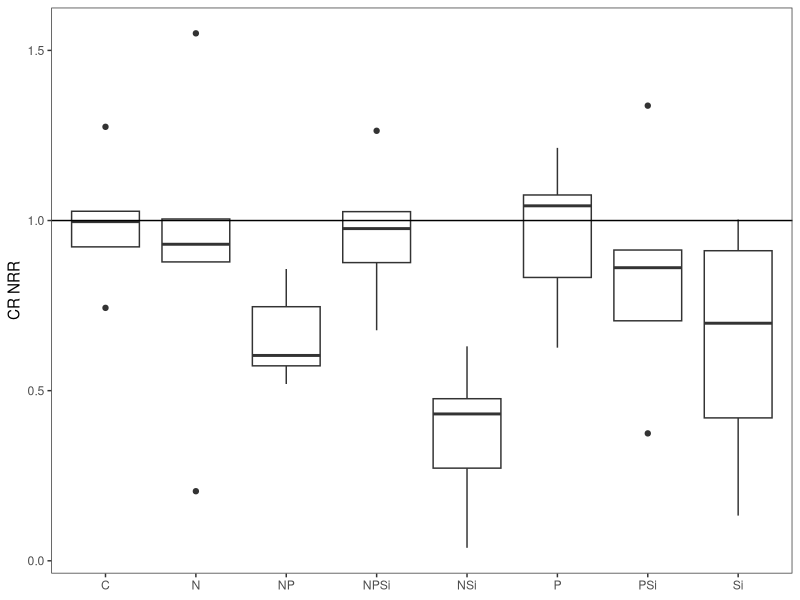
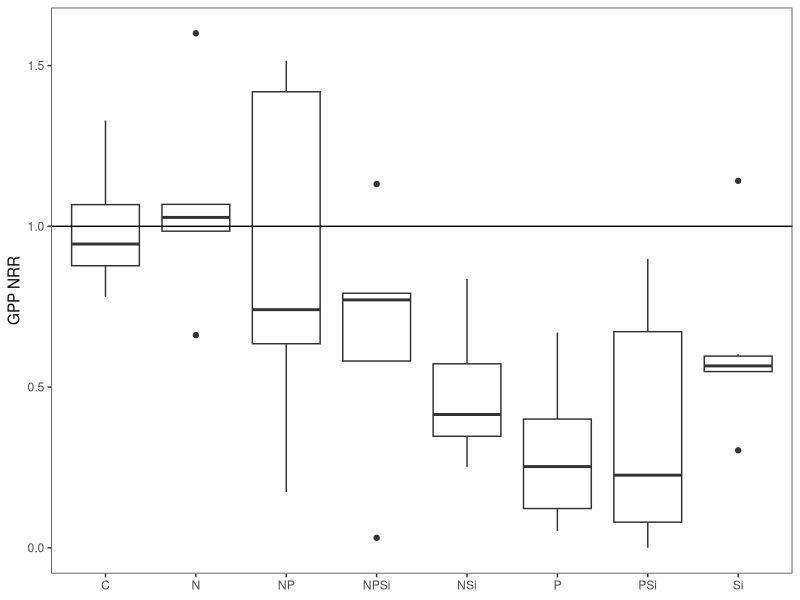
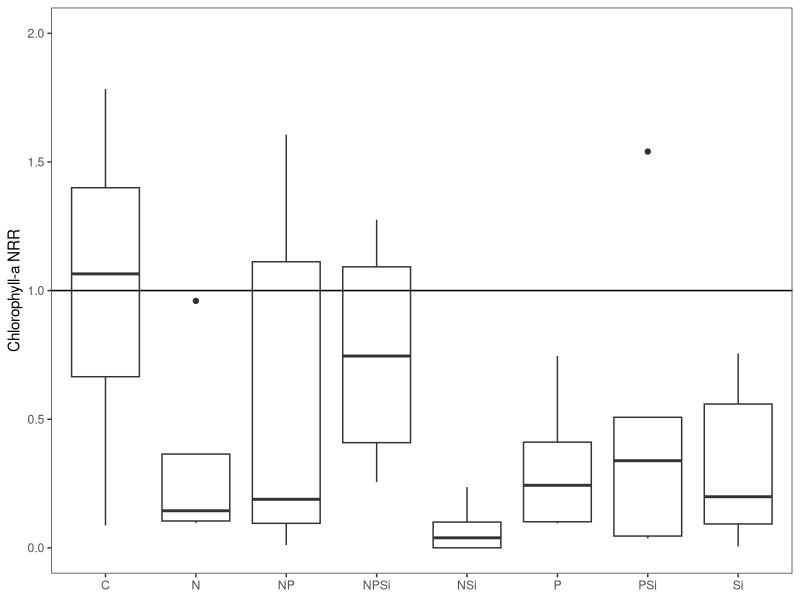
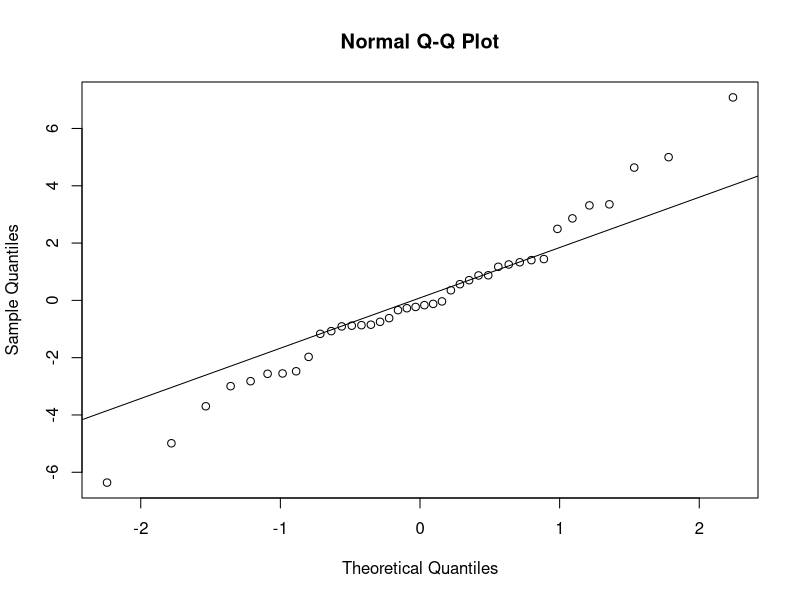
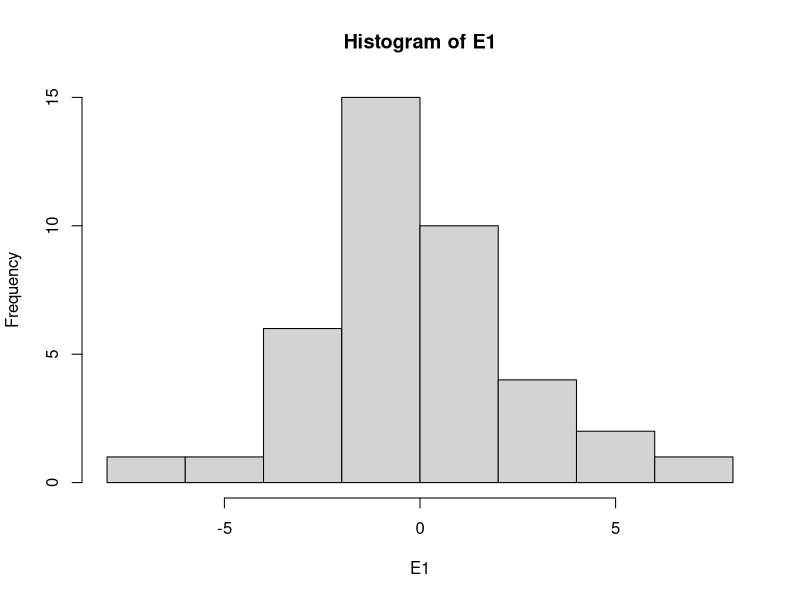
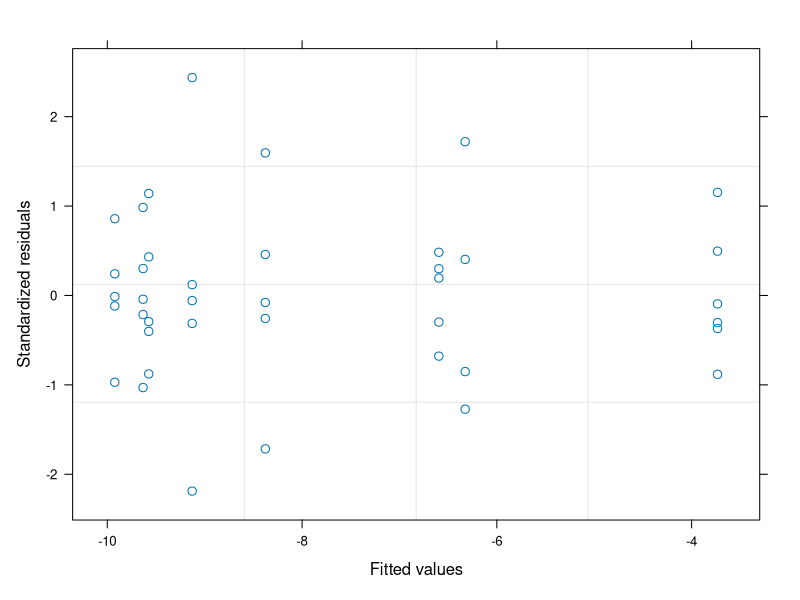

The R source for these figures, in order: (Note: this script raises an error after producing the figures.)
#Author:  Clay Arango
#Creation date: 10-Feb-19
#Script to analyze NDS data from Summer 2018 NDS work with S. Roley and A. Alexiades

#packages
install.packages("nlme")
install.packages("nortest")
install.packages("dplyr")
install.packages("multcomp")
install.packages("MASS")
install.packages("ggplot2")
library(nlme)
library(nortest)
library(plyr)
library(dplyr)
library(multcomp)
library(MASS)
library(ggplot2)
library(tidyr)

#Load data
reec_fall <- read.table(file="reec_fall.csv", header=T, sep=",")

#set variable
d = reec_fall

#evaluate data to make sure factors are correct
names(d)
unique(d$nutrient) #control, N, NP, NPSi, NSi, P, PSi, Si
unique(d$N) #should be 0 and 1
unique(d$P) #should be 0 and 1
unique(d$Si) #should be 0 and 1
unique(d$top) #should be "sponge" and "glass"
#if need to change, use recode function below. 
d$top<-recode(d$top, "cellulose" ="sponge")
str(d)

#convert N and P and Si values (0 or 1 for absence or presence) to factors
d$N<-as.factor(d$N)
d$P<-as.factor(d$P)
d$Si<-as.factor(d$Si)
str(d)

#subset data into gpp and cr response
d.cr = subset(d, top=="sponge", data=d)
d.gpp = subset(d, top=="glass", data=d)

#calculate nrr for cr
x<-ddply(d.cr, "nutrient", summarise, ave_cr = mean(cr.area, na.rm=T)) #changed to ddply b/c allows
#to specify by column name - I had a csv file with the relevant column in a different position.
x
d.cr$cr.nrr = d.cr$cr.area/-9.9922869 #divide by control ave_cr
d.cr$chla.nrr<-NA

#calculate nrr for gpp and chla
x<- ddply(d.gpp, "nutrient", summarise, ave_gpp = mean(gpp.area, na.rm=T), ave_chla = mean(chla, na.rm=T)) 
x
d.gpp$gpp.nrr = d.gpp$gpp.area/2.2686372 #divide by control ave_gpp
d.gpp$chla.nrr = d.gpp$chla/0.5705330 #divide by control ave_chla

#combine files and export
d.nrr<-rbind(d.cr, d.gpp)
d.nrr$site_date<-"reec_fall"
write.table(d.nrr, "reec_fall_nrr.csv", sep=",", quote=F, row.names =F)

###############
#plots of NRR
##############
ggplot(data=subset(d.cr, !(nutrient=="control")), aes(x=nutrient, y=cr.nrr))+geom_boxplot()+theme_bw()+
  ylab("CR NRR")+geom_abline(slope = 0, intercept = 1)+
  theme(axis.title.x=element_blank(), panel.grid.minor=element_blank(), panel.grid.major=element_blank())
#inhibition

ggplot(data=subset(d.gpp, !(nutrient=="control")), aes(x=nutrient, y=gpp.nrr))+geom_boxplot()+theme_bw()+
  ylab("GPP NRR")+geom_abline(slope = 0, intercept = 1)+
  theme(axis.title.x=element_blank(), panel.grid.minor=element_blank(), panel.grid.major=element_blank())
#inhibition

ggplot(data=subset(d.gpp, !(nutrient=="control")), aes(x=nutrient, y=chla.nrr))+geom_boxplot()+theme_bw()+
  ylab("Chlorophyll-a NRR")+geom_abline(slope = 0, intercept = 1)+scale_y_continuous(limits=c(0, 2))+
  theme(axis.title.x=element_blank(), panel.grid.minor=element_blank(), panel.grid.major=element_blank())
#inhibition

##########
#NRR Summary Files
#########

GPP_sum<-ddply(d.gpp, "nutrient", summarise, ave_nrr.gpp=mean(gpp.nrr, na.rm=T), sd_nrr.gpp=sd(gpp.nrr, na.rm=T), 
               se_nrr.gpp =(sd(gpp.nrr)/sqrt(sum(!is.na(gpp.nrr)))), 
               ci95_nrr.gpp = (1.96*(sd(gpp.nrr)/sqrt(sum(!is.na(gpp.nrr))))),
               ave_nrr.chla=mean(chla.nrr, na.rm=T), sd_nrr.chla=sd(chla.nrr, na.rm=T), 
               se_nrr.chla =(sd(chla.nrr)/sqrt(sum(!is.na(chla.nrr)))), 
               ci95_nrr.chla = (1.96*(sd(chla.nrr)/sqrt(sum(!is.na(chla.nrr))))))
CR_sum<-ddply(d.cr, "nutrient", summarise, ave_nrr.cr=mean(cr.nrr, na.rm=T), sd_nrr.cr=sd(cr.nrr, na.rm=T), 
              se_nrr.cr =(sd(cr.nrr)/sqrt(sum(!is.na(cr.nrr)))), 
              ci95_nrr.cr = (1.96*(sd(cr.nrr)/sqrt(sum(!is.na(cr.nrr))))))

#now combine into one and export
d.sum<-merge(GPP_sum, CR_sum, by="nutrient")
d.sum$site_date<-"reec_fall"
write.table(d.sum, "reec_fall_summ.csv",  sep=",", quote=F, row.names =F)


############################################################
#analyze RESPIRATION data
############################################################

M1<-gls(cr.area~N*P*Si, data=d.cr, na.action=na.omit)
E1<-residuals(M1)
qqnorm(E1)
qqline(E1)
ad.test(E1)
   #residuals are normally distributed
hist(E1)  
plot(M1)

plot(filter(d.cr, !is.na(cr.area)) %>% dplyr::select(nutrient), 
     E1, xlab="nutrient", ylab="Residuals")
bartlett.test(cr.area~nutrient, data=d.cr)
   #variance test is ok

anova(M1)
  #co-limited by P and Si

x <- group_by(d.cr, nutrient) %>%  # Grouping function causes subsequent functions to aggregate by season and reach
  summarize(cr.mean = abs(mean(cr.area, na.rm = TRUE)), # na.rm = TRUE to remove missing values
            cr.sd=abs(sd(cr.area, na.rm = TRUE)),  # na.rm = TRUE to remove missing values
            n = sum(!is.na(cr.area)), # of observations, excluding NAs. 
            cr.se=cr.sd/sqrt(n))

ggplot(data=x, aes(x=nutrient, y=cr.mean)) + 
  geom_bar(stat="identity", position=position_dodge(), color = "black") + 
  geom_errorbar(aes(ymin=cr.mean, ymax=cr.mean+cr.se), width=0.2, 
                position=position_dodge(0.9)) + 
  xlab("Nutrient") +
  ylab(expression(Respiration~(ug~O[2]~m^{-2}~h^{-1}))) +
  ylim(0,20) +
  labs(fill="Light") +
  theme_bw() +
  theme(panel.grid.major=element_blank(),
        panel.grid.minor=element_blank(),
        legend.title=element_text(size=6),
        legend.key=element_blank(), 
        legend.position=c(0.5,0.95), 
        legend.text=element_text(size=8), 
        legend.background=element_blank(), 
        legend.direction="horizontal", 
        legend.key.size=unit(0.3, "cm"), 
        axis.title.y=element_text(size=8), 
        axis.title.x=element_text(size=8), 
        axis.text.x=element_text(size=8))

#ggsave('output/figures/Ring_fall.tiff',
#       units="in",
#       width=3.25,
#       height=3.25,
#       dpi=1200,
#       compression="lzw")

############################################################
#analyze the PRODUCTION data
############################################################

M1<-gls(gpp.area~N*P*Si, data=d.gpp, na.action=na.omit) 
E1<-residuals(M1)
qqnorm(E1)
qqline(E1)
ad.test(E1)
   #residuals are not normal but close

hist(E1, xlab="residuals", main="")
plot(M1)

plot(filter(d.gpp, !is.na(gpp.area)) %>% dplyr::select(nutrient), 
     E1, xlab="nutrient", ylab="Residuals")
bartlett.test(gpp.area~nutrient, data=d.gpp)
   #OK

anova(M1)
  
x <- group_by(d.gpp, nutrient) %>%  # Grouping function causes subsequent functions to aggregate by season and reach
  summarize(gpp.mean = abs(mean(gpp.area, na.rm = TRUE)), # na.rm = TRUE to remove missing values
            gpp.sd=abs(sd(gpp.area, na.rm = TRUE)),  # na.rm = TRUE to remove missing values
            n = sum(!is.na(gpp.area)), # of observations, excluding NAs. 
            gpp.se=gpp.sd/sqrt(n))

ggplot(data=x, aes(x=nutrient, y=gpp.mean)) + 
  geom_bar(stat="identity", position=position_dodge(), color = "black") + 
  geom_errorbar(aes(ymin=gpp.mean, ymax=gpp.mean+gpp.se), width=0.2, 
                position=position_dodge(0.9)) + 
  xlab("Nutrient") +
  ylab(expression(Production~(ug~O[2]~m^{-2}~h^{-1}))) +
  labs(fill="Light") +
  theme_bw() +
  theme(panel.grid.major=element_blank(),
        panel.grid.minor=element_blank(), 
        legend.title=element_text(size=6), 
        legend.key=element_blank(),  
        legend.position=c(0.5,0.95),  
        legend.text=element_text(size=8),  
        legend.background=element_blank(),  
        legend.direction="horizontal",  
        legend.key.size=unit(0.3, "cm"),  
        axis.title.y=element_text(size=8),  
        axis.title.x=element_text(size=8),  
        axis.text.x=element_text(size=8))

#ggsave('output/figures/gppByNutrient.tiff',
#       units="in",
#       width=3.25,
#       height=3.25,
#       dpi=1200,
#       compression="lzw")


#BELOW HERE IS NOT EDITED





############################################################
#analyze the CHL-A biomass on disks

M1<-gls(chla~N*P*light, data=roza_sum.chla, na.action=na.omit)
E1<-residuals(M1)
qqnorm(E1)
qqline(E1)
ad.test(E1)
  #residuals look bad (p=0.001)
hist(E1)
plot(M1)

vf1 = varIdent(form = ~ 1|N*P)
vf2 = varIdent(form = ~ 1|light)
vf3 = varIdent(form = ~ 1|N*P*light)
vf4 = varPower(form = ~ fitted(.)) 
vf5 = varExp(form = ~ fitted(.))
vf6 = varConstPower(form = ~ fitted(.))
vf7 = varExp(form = ~ fitted(.)|nutrient)

M2<-gls(chla~N*P*light, data=roza_sum.chla, na.action=na.omit, weights=vf1)
M3<-gls(chla~N*P*light, data=roza_sum.chla, na.action=na.omit, weights=vf2)
M4<-gls(chla~N*P*light, data=roza_sum.chla, na.action=na.omit, weights=vf3)
M5<-gls(chla~N*P*light, data=roza_sum.chla, na.action=na.omit, weights=vf4)
M6<-gls(chla~N*P*light, data=roza_sum.chla, na.action=na.omit, weights=vf5)
M7<-gls(chla~N*P*light, data=roza_sum.chla, na.action=na.omit, weights=vf6)
M8<-gls(chla~N*P*light, data=roza_sum.chla, na.action=na.omit, weights=vf7)

anova(M1,M2,M3,M4,M5,M6,M7,M8)

#M3 is best on AIC

E3<-residuals(M3)
qqnorm(E3)
qqline(E3)
ad.test(E3)
#residuals are not normal (p=0.001)
hist(E3, xlab="residuals", main="")
plot(M3)
  #hist and plot look good

plot(filter(roza_sum.chla, !is.na(chla)) %>% dplyr::select(light), 
     E3, xlab="light", ylab="Residuals")
bartlett.test(chla~light, data=roza_sum.chla)

plot(filter(roza_sum.chla, !is.na(chla)) %>% dplyr::select(nutrient), 
     E3, xlab="nutrient", ylab="Residuals")
bartlett.test(chla~nutrient, data=roza_sum.chla)

anova(M3)

#light is significant and N and P separately interact with light

x<-roza_sum.chla[complete.cases(roza_sum.chla$chla),]

with(x, 
     interaction.plot(nutrient,light,chla, 
                      ylim=c(0,1.5),lty=c(1,12),lwd=2,ylab="Chlorophyll a", 
                      xlab="Nutrient", trace.label="Light"))

x <- group_by(roza_sum.chla, nutrient, light) %>%  # Grouping function causes subsequent functions to aggregate by season and reach
  summarize(chla.mean = mean(chla, na.rm = TRUE), # na.rm = TRUE to remove missing values
            chla.sd=sd(chla, na.rm = TRUE),  # na.rm = TRUE to remove missing values
            n = sum(!is.na(chla)), # of observations, excluding NAs. 
            chla.se=chla.sd/sqrt(n))

ggplot(data=x, 
       aes(x=nutrient, y=chla.mean, fill=light)) + 
  geom_bar(stat="identity", position=position_dodge(), color = "black") + 
  geom_errorbar(aes(ymin=chla.mean, ymax=chla.mean+chla.se), width=0.2, 
                position=position_dodge(0.9)) + 
  scale_fill_manual(values=c("white","black")) +
  xlab("Nutrient") +
  ylab(expression(Chlorophyll~a~(ug~cm^{-2}))) +
  ylim(0,1.7) +
  labs(fill="Light") +
  theme_bw() +
  theme(panel.grid.major=element_blank(), 
        panel.grid.minor=element_blank(), 
        legend.title=element_text(size=6), 
        legend.key=element_blank(), 
        legend.position=c(0.5,0.95), 
        legend.text=element_text(size=8), 
        legend.background=element_blank(), 
        legend.direction="horizontal", 
        legend.key.size=unit(0.3, "cm"), 
        axis.title.y=element_text(size=8), 
        axis.title.x=element_text(size=8), 
        axis.text.x=element_text(size=8))

ggsave('output/figures/chlaByNutrientLight.tiff',
       units="in",
       width=3.25,
       height=3.25,
       dpi=1200,
       compression="lzw")



############################################################
############################################################
#calculate nrr mean and standard error
x1 <- group_by(roza_sum, nutrient, light) %>%  # Grouping function causes subsequent functions to aggregate by season and reach
  summarize(chla.nrr.mean = mean(chla.nrr, na.rm = TRUE), # na.rm = TRUE to remove missing values
            chla.nrr.sd=sd(chla.nrr, na.rm = TRUE),  # na.rm = TRUE to remove missing values
            chla.n = sum(!is.na(chla.nrr)), # of observations, excluding NAs. 
            chla.nrr.se=chla.nrr.sd/sqrt(chla.n))


x2 <- group_by(roza_sum, nutrient, light) %>%  # Grouping function causes subsequent functions to aggregate by season and reach
  summarize(gpp.nrr.mean = mean(gpp.nrr, na.rm = TRUE), # na.rm = TRUE to remove missing values
            gpp.nrr.sd=sd(gpp.nrr, na.rm = TRUE),  # na.rm = TRUE to remove missing values
            gpp.n = sum(!is.na(gpp.nrr)), # of observations, excluding NAs. 
            gpp.nrr.se=gpp.nrr.sd/sqrt(gpp.n))

x3 <- group_by(roza_sum, nutrient, light) %>%  # Grouping function causes subsequent functions to aggregate by season and reach
  summarize(cr.nrr.mean = mean(cr.nrr, na.rm = TRUE), # na.rm = TRUE to remove missing values
            cr.nrr.sd=sd(cr.nrr, na.rm = TRUE),  # na.rm = TRUE to remove missing values
            cr.n = sum(!is.na(cr.nrr)), # of observations, excluding NAs. 
            cr.nrr.se=cr.nrr.sd/sqrt(cr.n))

roza_sum.nrr<-cbind(x1,x2,x3)
roza_sum.nrr <- roza_sum.nrr[, !duplicated(colnames(roza_sum.nrr))]
write.csv(roza_sum.nrr, "roza_sum.nrr.csv")
